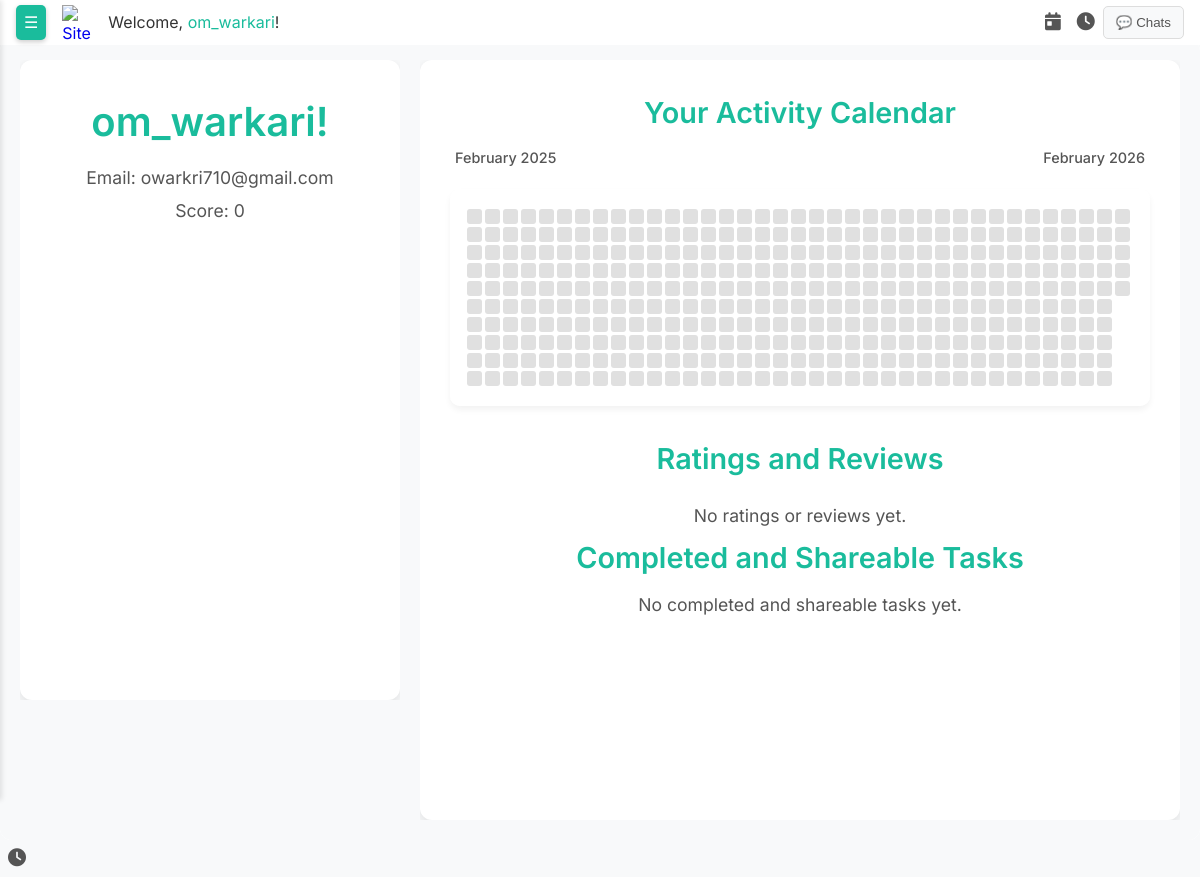
The app's page /user/profile/2/ (signed in) with its own data.
### user/models.py (models this page shows, shortened)
class CustomUser(AbstractUser):
    phone_number = models.CharField(max_length=15, blank=True, null=True)
    profile_picture = CloudinaryField('image', blank=True, null=True)
    tasks = models.ManyToManyField('task.Task', related_name='users', blank=True)
    score = models.IntegerField(default=0)
    followers = models.ManyToManyField('self', symmetrical=False, related_name='following', blank=True)
    interests = models.JSONField(default=list, blank=True)
    goals = models.JSONField(default=list, blank=True)
    onboarding_completed = models.BooleanField(default=False)
    pomodoro_count = models.IntegerField(default=0)
    groups = models.ManyToManyField(Group, related_name='customuser_set', blank=True)
    user_permissions = models.ManyToManyField(Permission, related_name='customuser_set', blank=True)

### user/views.py (the view, shortened to what this page needs)
# urls.py: path('profile/<int:user_id>/', views.profile_view_id, name='view_profile_id'),
def profile_view_id(request,user_id):
    user=CustomUser.objects.get(id=user_id)
    print(user)
    today = date.today()
    dates = [(today - timedelta(days=i)) for i in range(364, -1, -1)]  # Ensure full year (365 days)
    current_month = timezone.now()
    previous_month = current_month - timedelta(days=365)
    task_activities = UserActivity.objects.filter(user=user, activity_date__in=dates)
    activity_map = {}
    color_map = {}
    completed_shareable_tasks = Task.objects.filter(
        user=user,  # Tasks owned by the user
        status='completed',  # Completed tasks
        shareable=True  # Shareable tasks
    ).select_related('completion_details').order_by(
        F('completion_details__created_at').desc(nulls_last=True)
    )
    feedbacks = PartnerFeedback.objects.filter(partner=request.user)
    user = CustomUser.objects.prefetch_related('user_badges__badge').get(id=user.id)
    user_badges=user.user_badges.all()
    print(user_badges)
    context = {
        'user': user,
        'completed_shareable_tasks':completed_shareable_tasks,
        'user_badges':user_badges,
        'dates': dates,
        'color_map': color_map,
        'current_month': current_month,
        'previous_month': previous_month,
        'feedbacks': feedbacks,
    }
    return render(request, 'user/profile_id.html', context)

### user/templatetags/custom_filters.py (called while the page is built)
@register.filter
def get_item(dictionary, key):
    if isinstance(key, date):
        if dictionary.get(key):
            print(dictionary, key)
            return "green"
    return dictionary.get(key, None)

### user/templates/user/profile_id.html (shortened to what this page needs)
{% extends 'task/base.html' %}
{% block content %}
<!DOCTYPE html>
<html lang="en">
<head>
    {% load custom_filters %}
</head>
<body>
    <div class="profile-main">
        <div class="flex-container">
            <div class="left-section">
                <div class="card">
                    <h1>{{ user.username }}!</h1>
                    <p>Email: {{ user.email }}</p>
                    <p>Score: {{ user.score }}</p>
                </div>
            </div>
            <div class="right-section">
                <div class="card">
                    <h2>Your Activity Calendar</h2>
                    <div class="calendar-header">
                        <span>{{ previous_month|date:"F Y" }}</span>
                        <span>{{ current_month|date:"F Y" }}</span>
                    </div>
                    <div class="calendar">
                        {% for date in dates %}
                            <div class="day
                                "
                                title="{{ date }}">
                            </div>
                        {% endfor %}
                    </div>
                    <div class="rating-reviews">
                        <h2>Ratings and Reviews</h2>
                        {% if feedbacks %}
                            {% for feedback in feedbacks %}
                                <div class="review-card">
                                    <p class="rating">Rating: {{ feedback.rating }}/5</p>
                                    <p class="comment">Comment: {{ feedback.comment }}</p>
                                    <p class="timestamp">Date: {{ feedback.created_at|date:"F j, Y" }}</p>
                                </div>
                            {% endfor %}
                        {% else %}
                            <p>No ratings or reviews yet.</p>
                        {% endif %}
                    </div>
                    <div class="tasks-section">
                        <h2>Completed and Shareable Tasks</h2>
                        {% if completed_shareable_tasks %}
                            {% for task in completed_shareable_tasks %}
                                <div class="task-card">
                                    <h3>{{ task.title }}</h3>
                                    <p class="status">Status: {{ task.status }}</p>
                                    {% if task.task_partner %}
                                        <p class="task-partner">Task Partner: {{ task.task_partner.username }}</p>
                                    {% endif %}
                                    <p>Completed on: {{ task.completed_at|date:"F j, Y" }}</p>
                                    <a href="{% url 'task_detail' task.id %}" class="task-action">View Task Details</a>
                                </div>
                            {% endfor %}
                        {% else %}
                            <p>No completed and shareable tasks yet.</p>
                        {% endif %}
                    </div>
                </div>
            </div>
        </div>
    </div>
</body>
</html>
{% endblock %}

### task/templates/components/_header.html (shortened to what this page needs)
<header>
    <div class="header-div">
        <div class="header-left">
            <button class="sidebar-toggle" onclick="toggleSidebar()" aria-label="Toggle Sidebar">☰</button>
            <a class="sidebar-header" href="{% url 'home' %}" style="text-decoration: none;">
                <img class="header-site-logo" src="https://res.cloudinary.com/ddw1upvx3/image/upload/v1741984458/share-task-media/symbols/ufsei0znhklvfkovekjm.png" alt="Site Logo">
            </a>
            <div class="welcome-message">
                <span>
                    {% if user.is_authenticated %}
                        Welcome, <a href="{% url 'profile' %}">{{ user.username }}</a>!
                    {% endif %}
                </span>
            </div>
        </div>
        <div class="header-right">
            <button class="schedule-button" onclick="openScheduleModal()" title="Daily Schedule">
                <i class="fas fa-calendar-day"></i>
            </button>
            <button class="pomodoro-button" onclick="openPomodoroModal()" title="Pomodoro Timer">
                <i class="fas fa-clock"></i>
            </button>
            {% if user.is_authenticated %}
                <button class="view-chats-button" onclick="openChatModal()">💬 Chats</button>
            {% else %}
                <a href="{% url 'login' %}" class="view-chats-button">Login</a>
                <a href="{% url 'register' %}" class="view-chats-button">Signup</a>
            {% endif %}
        </div>
    </div>
</header>

### task/templates/task/base.html (style rules this page uses)
* { box-sizing: border-box; margin: 0; padding: 0; }
html { width: 100%; height: 100%; font-family: 'Segoe UI', Tahoma, Geneva, Verdana, sans-serif; background-color: #f8f9fa; color: #333; line-height: 1.6; }
body.base-main-body { overflow: hidden; width: 100%; height: 100%; font-family: 'Inter', 'Poppins', 'Nunito', sans-serif; background-color: #f8f9fa; color: #333; line-height: 1.6; }
header { background-color: #ffffff; color: #333; width: 100%; position: fixed; top: 0; z-index: 1000; padding: 4px 16px; display: flex; align-items: center; justify-content: space-between; transition: transform 0.3s ease-in-out; }
.header-left { display: flex; align-items: center; gap: 16px; }
.header-right { display: flex; align-items: center; justify-content: center; }
.header-div { width: 100%; max-width: 1600px; margin: 0 auto; display: flex; justify-content: space-between; align-items: center; }
.header-site-logo { height: 35px; width: 30px; }
.view-chats-button { padding: 8px 12px; background-color: #f8f9fa; color: #555; border: 1px solid #ddd; border-radius: 5px; cursor: pointer; transition: background-color 0.3s ease; }
.welcome-message a { text-decoration: none; color: #1abc9c; }
.pomodoro-button { background: none; border: none; font-size: 18px; cursor: pointer; color: #555; padding: 8px; border-radius: 50%; transition: all 0.3s ease; }
.schedule-button { background: none; border: none; font-size: 18px; cursor: pointer; color: #555; padding: 8px; border-radius: 50%; transition: all 0.3s ease; }
.sidebar-toggle { background: #1abc9c; color: white; border: none; padding: 8px; font-size: 16px; cursor: pointer; border-radius: 5px; box-shadow: 0 2px 5px rgba(0, 0, 0, 0.2); }
.sidebar-header { display: flex; align-items: center; flex-direction: column; justify-content: center; }

### user/templates/user/profile_id.html (style rules this page uses)
html, body { margin: 0; padding: 0; height: 100%; overflow: hidden; }
h1, h2 { color: #1abc9c; margin-bottom: 10px; font-weight: 600; }
h1 { font-size: 2.5em; }
h2 { font-size: 1.8em; }
p { font-size: 1.1em; color: #555; margin: 5px 0; }
.profile-main { height: 100vh; overflow-y: auto; background-color: #f8f9fa; padding: 20px; box-sizing: border-box; }
.flex-container { display: flex; gap: 20px; height: 100%; }
.left-section { flex: 1; max-width: 400px; overflow-y: auto; height: 80vh; }
.right-section { flex: 2; overflow-y: auto; }
.card { background: white; padding: 30px; border-radius: 12px; box-shadow: 0 4px 12px rgba(0, 0, 0, 0.1); margin-bottom: 20px; width: 100%; text-align: center; height:100%; }
.calendar { display: grid; grid-template-rows: repeat(10, 15px); grid-auto-flow: column; gap: 3px; margin-top: 20px; background-color: #fff; padding: 20px; border-radius: 10px; box-shadow: 0 4px 6px rgba(0, 0, 0, 0.05); overflow-y: scroll; }
.calendar-header { grid-column: 1 / -1; display: flex; justify-content: space-between; align-items: center; font-size: 0.9em; color: #555; margin-bottom: 10px; font-weight: 500; }
.calendar-header span { margin: 0 5px; }
.day { width: 15px; height: 15px; background-color: #e0e0e0; border-radius: 3px; transition: background-color 0.3s ease, transform 0.2s ease; }
.rating-reviews { margin-top: 30px; }
.rating-reviews h2 { font-size: 1.8em; margin-bottom: 20px; }

### records on screen
CustomUser: username "om_warkari", email "owarkri710@gmail.com", score "0"
